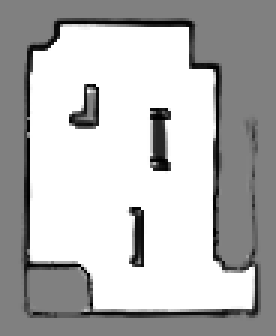
#> input picture src/scripts/map2.pgm, 92 x 112 px (shown 3 times larger)
$ python -i get_roi_one.py   (imports and definitions only)
#> lines starting #> are read from the running program, lines starting #| are printed output that depends on the picture; after the words box and inside, x2 and y2 are one past the last pixel; in counts of white or black regions, pixels touching at a corner belong together
#> further down, picture is the input picture: shape (112, 92, 3); min 0, max 255, mean 182.8
#!/usr/bin/env python3
# -*- coding: utf-8 -*-
import cv2
import numpy as np
from PIL import Image


def points2area(points: np.ndarray):
    points = np.squeeze(points)
    x, y = np.split(points, 2, axis=1)
    x, y = np.squeeze(x), np.squeeze(y)
    y_min = np.where(y == np.min(y))
    y_max = np.where(y == np.max(y))
    x_min = np.where(x == np.min(x))
    x_max = np.where(x == np.max(x))
    first = [int(x[x_min][0]), int(y[x_min][0])]
    second = [int(x[y_min][0]), int(y[y_min][0])]
    third = [int(x[x_max][0]), int(y[x_max][0])]
    forth = [int(x[y_max][0]), int(y[y_max][0])]
    # print([first, second, third, forth])
    return [first, second, third, forth]


def extract_roi(img, lsPointsChoose):
    mask = np.zeros(img.shape, np.uint8)
    pts = np.array(lsPointsChoose, np.int32)  # pts是多边形的顶点列表（顶点集）
    col0 = pts[:, 0]
    col1 = pts[:, 1]
    x1 = np.min(col0)
    y1 = np.min(col1)
    x2 = np.max(col0)
    y2 = np.max(col1)
    pts = pts.reshape((-1, 1, 2))
    # 这里 reshape 的第一个参数为-1, 表明这一维的长度是根据后面的维度的计算出来的。
    # OpenCV中需要先将多边形的顶点坐标变成顶点数×1×2维的矩阵，再来绘制

    # --------------画多边形---------------------
    mask = cv2.polylines(mask, [pts], True, (255, 255, 255))
    # -------------填充多边形---------------------
    mask2 = cv2.fillPoly(mask, [pts], (255, 255, 255))
    ROI = cv2.bitwise_and(mask2, img)
    return ROI[y1:y2, x1:x2]


def get_roi_1(img, method_flag='number'):
#> called with method_flag = 'number'
    method = {'Traditional': True, 'Color': False}
    flag = method['Traditional']
    # cv2.imwrite('./output/00 原图.png', img)
    h, w, c = img.shape
#> h = 112; w = 92; c = 3
    if method_flag == 'box':
        flag = method['Color']
        img = img[0:h // 3, 0:w, 0:c]
        img = cv2.resize(img, (3 * w, h))
    if flag:
        # 传统方法start
        greyPic = cv2.cvtColor(img, cv2.COLOR_BGR2GRAY)  # 转化为灰度图
        # cv2.imwrite('./output/01 灰度.png', greyPic)
        greyPic = cv2.medianBlur(greyPic, 3)  # 滤波
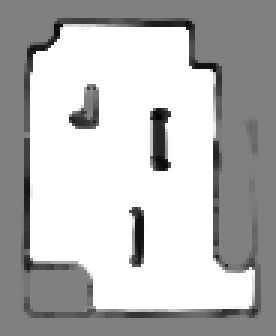
#> greyPic: shape (112, 92) (shown 3 times larger); min 2, max 255, mean 185.1
        # cv2.imwrite('./output/02 灰度滤波.png', greyPic)
        binPic = cv2.threshold(greyPic, 80, 255, cv2.THRESH_BINARY)[1]  # 二值化
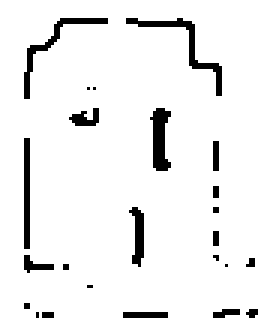
#> binPic: shape (112, 92) (shown 3 times larger); 93.8% white; black in thin lines or dots, all inside (x1, y1, x2, y2) = (8, 6, 86, 106)
        # cv2.imwrite('./output/03 二值化.png', binPic)
        cannyPic = cv2.Canny(binPic, 300, 500)  # canny
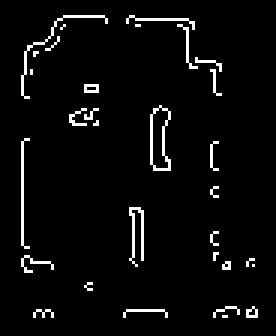
#> cannyPic: shape (112, 92) (shown 3 times larger); 4% white in thin lines or dots, all inside (x1, y1, x2, y2) = (7, 5, 86, 106)
        # cv2.imwrite('./output/04 canny.png', cannyPic)
        # 传统方法end
    if not flag:
        # 色彩方法 start
        gs_frame = cv2.GaussianBlur(img, (3, 3), 1)  # 高斯模糊
        # cv2.imwrite('./output/01 高斯模糊.png', gs_frame)
        hsv = cv2.cvtColor(gs_frame, cv2.COLOR_BGR2HSV)  # 转化成HSV图像
        # cv2.imwrite('./output/02 hsv.png', hsv)
        erode_hsv = cv2.erode(
            hsv, kernel=np.ones((2, 2), np.uint8), iterations=1)  # 腐蚀 粗的变细
        # cv2.imwrite('./output/03 腐蚀.png', erode_hsv)
        inRange_hsv = cv2.inRange(
            erode_hsv, np.array([0, 180, 70]), np.array([180, 230, 100]))  # 除去对应颜色形状之外的背景
        # cv2.imwrite('./output/04 去色.png', inRange_hsv)
        cannyPic = cv2.Canny(inRange_hsv, 600, 800)
        # cv2.imwrite('./output/05 canny.png', cannyPic)
        # 色彩方法 end
    contours = cv2.findContours(
        cannyPic, cv2.RETR_EXTERNAL, cv2.CHAIN_APPROX_SIMPLE)[-2]  # 找轮廓
#> contours = 31 contours, 30 with area under 20; largest, box (x1, y1, x2, y2) and area: (50, 35, 57, 57) 94
    pic_contours = cv2.drawContours(
        img.copy(), contours, -1, (255, 0, 0), 1)
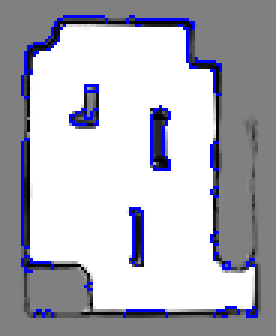
#> pic_contours: shape (112, 92, 3) (shown 3 times larger); mean B, G, R 188.7, 178.4, 178.4
    # cv2.imwrite('./output/05 轮廓.png', pic_contours)
    area_size_max = 0  # 面积最大区域中间量
    area_size_list = []  # 所有区域的面积列表
    for cnt in contours:
        current_area_size = cv2.contourArea(cnt)
        area_size_list.append(current_area_size)
        if current_area_size > area_size_max:
            area_size_max = current_area_size
#> this loop made 31 passes
#> (current_area_size, area_size_max) on pass 20: (94.5, 94.5)
#> after the loop, area_size_list = 31 values, max 94.5 at index 19, min 0 at index 0, mean 4.03; area_size_max = 94.5
    # if number == 3:
    top_index = sorted(
        range(len(area_size_list)), key=lambda k: area_size_list[k])
#> top_index = 31 values, max 30 at index 20, min 0 at index 0, mean 15
    top_index.reverse()
    top_size = [area_size_list[i] for i in top_index]
#> top_size = 31 values, max 94.5 at index 0, min 0 at index 16, mean 4.03
    contours_top = [contours[i] for i in top_index]
#> contours_top has the same summary as contours
    pic_contours_filter = cv2.drawContours(
        img.copy(), contours_top, -1, (0, 0, 255), 1)
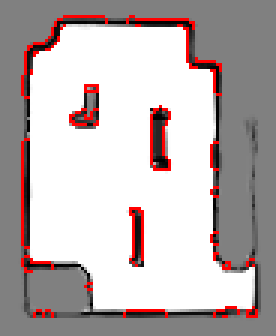
#> pic_contours_filter: shape (112, 92, 3) (shown 3 times larger); mean B, G, R 178.4, 178.4, 188.7
    # [5 lines of commented-out code are left out]
    roi = []
    roi_box = []

    for i, num in enumerate(top_index):
        if area_size_list[num] > 200:
            roi_temp = extract_roi(img.copy(), contours[num].squeeze())
            # cv2.imwrite('./output/07 抠图.png', roi_temp)
            roi.append(roi_temp)
            roi_box_temp = cv2.approxPolyDP(
                contours[num], 3, True)
            roi_box.append(roi_box_temp)  # 多边形拟合
            roi_box1 = cv2.polylines(
                img.copy(), [roi_box_temp], True, (255, 255, 0), 1)
#> this loop made 31 passes
#> num on passes 1 to 12: 19, 20, 3, 7, 12, 18, 26, 23, 17, 9, 30, 29
#> after the loop, roi = []; roi_box = []
            # cv2.imwrite('./output/08 抠图方' + str(i) + '.png', roi_box1)
    numbers_sort = []
    roi_size = []
    for p in roi_box:
        numbers_sort.append(p[0][0][1])
        roi_size.append(cv2.contourArea(p))
#> this loop made 0 passes
#> after the loop, numbers_sort = []; roi_size = []
    numbers_sort_index = sorted(
        range(len(numbers_sort)), key=lambda k: numbers_sort[k])
#> numbers_sort_index = []
    roi_size_index = sorted(
        range(len(roi_size)), key=lambda k: roi_size[k], reverse=True)
#> roi_size_index = []
    for i, sub_roi_size_index in enumerate(roi_size_index):
        for sub_numbers_sort_index in numbers_sort_index:
            if sub_numbers_sort_index == sub_roi_size_index:
                return roi[roi_size_index[i]], roi_box[roi_size_index[i]]

>>> import cv2
>>> picture = cv2.imread('map2.pgm')
>>> result = get_roi_1(picture)
